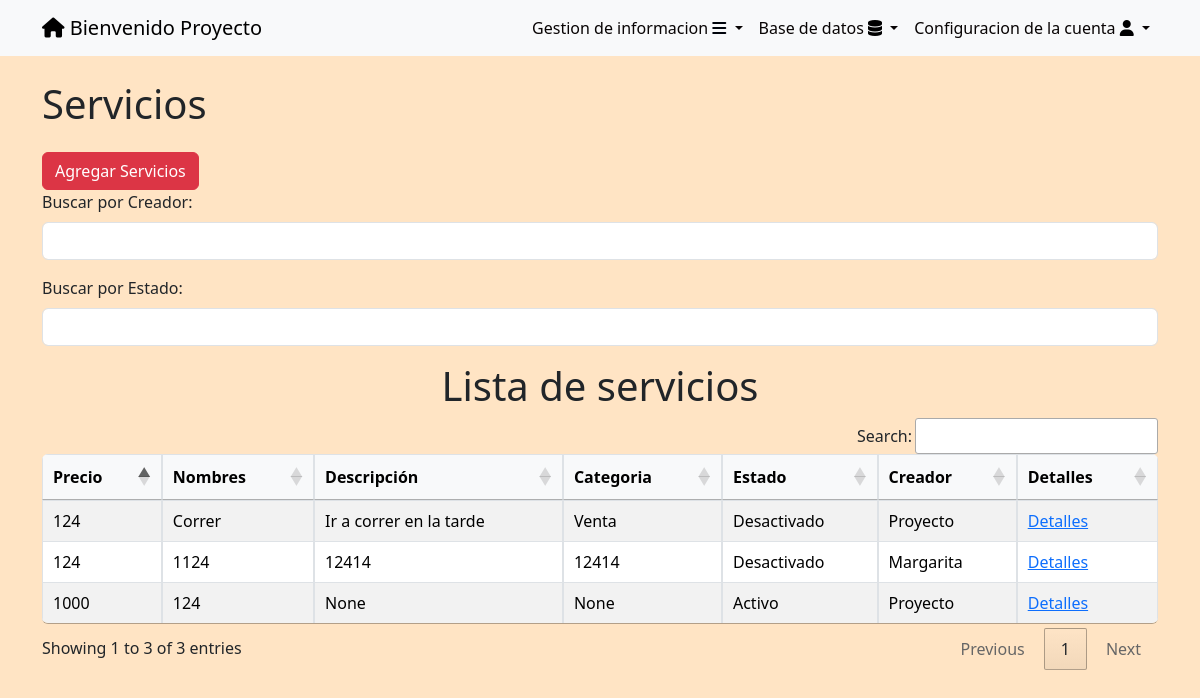
Page /servicio/ (signed in) on the committed database.
### tasks/models.py (models this page shows, shortened)
class Servicio(models.Model):
    nombre = models.CharField(blank=True,null=True,max_length=100)
    descripcion = models.CharField(blank=True,null=True,max_length=100)
    precio = models.IntegerField(blank=True,null=True)
    tiempoestimado = models.IntegerField(blank=True,null=True)
    categoria = models.CharField(blank=True,null=True,max_length=100)
    notas = models.CharField(blank=True,null=True,max_length=100)
    ACTIVO = 'Activo'
    DESACTIVADO = 'Desactivado'
    ESTADO_CHOICES = [
        (ACTIVO, 'Activo'),
        (DESACTIVADO, 'Desactivado'),
    ]
    estadoServicio = models.CharField(blank=True,null=True,max_length=100,choices=ESTADO_CHOICES,)
    user = models.ForeignKey(User, on_delete=models.CASCADE,blank=True, null=True)

### tasks/views.py (the view)
# urls.py: path('servicio/',views.servicio,name='servicio'),
@login_required
def servicio (request):
    if request.user.is_superuser:
        servicio = Servicio.objects.all()
    else:
        servicio = Servicio.objects.all()
    return render(request, 'servicio.html', {
        'servicio': servicio,
    })

### tasks/templates/servicio.html (shortened to what this page needs)
{% extends 'base.html' %}
{% block content %}
<link rel="stylesheet" type="text/css" href="https://cdn.datatables.net/1.11.5/css/jquery.dataTables.css">
<link rel="stylesheet" type="text/css" href="https://cdn.datatables.net/buttons/2.1.0/css/buttons.dataTables.min.css">
<body>
    <div class="container mt-4">
        <a href="/servicio/" class="text-dark text-decoration-none">
            <h1>Servicios</h1>
        </a>
        {% if user.is_superuser or user.is_staff %}
        <a href="/servicio/create/" class="btn btn-danger mt-3">Agregar Servicios</a>
        <div class="mb-3">
            <label for="filtroCreador" class="form-label">Buscar por Creador:</label>
            <input type="text" class="form-control" id="filtroCreador">
        </div>
        <div class="mb-3">
            <label for="filtroEstado" class="form-label">Buscar por Estado:</label>
            <input type="text" class="form-control" id="filtroEstado">
        </div>
        {% endif %}
        <div class="table-responsive rounded">
            <center>
            <h1>Lista de servicios</h1>
        </center>
            <table id="tablaServicio" class="table table-bordered table-striped rounded">
                <thead class="thead-dark">
                    <tr>
                        <th>Precio</th>
                        <th>Nombres</th>
                        <th>Descripción</th>
                        <th>Categoria</th>
                        <th>Estado</th>
                        <th>Creador</th>
                        {% if user.is_superuser or user.is_staff %}
                        <th>Detalles </th>
                        {% endif %}
                    </tr>
                </thead>
                <tbody>
                    {% for servicio in servicio %}
                    <tr>
                        <td>{{ servicio.precio}}</td>
                        <td>{{ servicio.nombre }}</td>
                        <td>{{ servicio.descripcion }}</td>
                        <td>{{ servicio.categoria}}</td>
                        <td>{{ servicio.estadoServicio}}</td>
                        <td>{{ servicio.user.username }}</td>
                        {% if user.is_superuser or user.is_staff %}
                        <td><a href="{% url 'servicio_detail' servicio.id %}">Detalles</a></td>
                        {% endif %}
                    </tr>
                    {% endfor %}
                </tbody>
            </table>
        </div>
    </div>
</body>
{% endblock %}

### tasks/templates/base.html (shortened to what this page needs)
<!DOCTYPE html>
<html lang="en">
<head>
    <link rel="stylesheet" href="https://cdn.jsdelivr.net/npm/bootstrap@5.3.2/dist/css/bootstrap.min.css">
    <link rel="stylesheet" href="https://cdnjs.cloudflare.com/ajax/libs/font-awesome/6.4.2/css/all.min.css">
    <link rel="stylesheet" href="https://cdn.jsdelivr.net/npm/bootstrap@5.3.2/dist/css/bootstrap.min.css">
</head>
<body>
    <nav class="navbar navbar-expand-lg bg-body-tertiary">
        <div class="container">
            {% if user.is_authenticated %}
            <a class="navbar-brand" href="/" id="uno"> <i class="fa-solid fa-house" style="color: #000000;"></i>
                Bienvenido {{user.username}}</a>
            {% endif %}
            {% if user.is_authenticated %}
            <div class="collapse navbar-collapse" id="navbarSupportedContent">
                <ul class="navbar-nav ms-auto">
                    <li class="nav-item dropdown">
                        <a class="nav-link dropdown-toggle" href="#" role="button" data-bs-toggle="dropdown"
                            aria-expanded="false">
                            Gestion de informacion <i class="fa-solid fa-bars" style="color: #00040b;"></i>
                        </a>
                    </li>
                    {% if user.is_superuser %}
                    <li class="nav-item dropdown">
                        <a class="nav-link dropdown-toggle" href="#" role="button" data-bs-toggle="dropdown"
                            aria-expanded="false">
                            Base de datos <i class="fa-solid fa-database" style="color: #000000;"></i>
                        </a>
                        {% endif %}
                    <li class="nav-item dropdown">
                        <a class="nav-link dropdown-toggle" href="#" role="button" data-bs-toggle="dropdown"
                            aria-expanded="false">
                            Configuracion de la cuenta <i class="fa-solid fa-user" style="color: #000000;"></i>
                        </a>
            {% endif %}
        </div>
    </nav>
</body>
</html>
{% block content %}
{% endblock %}

### tasks/templates/base.html (style rules this page uses)
.nav-link { display: block; text-decoration: none; color: #080404; padding: 5px; }

### tasks/templates/servicio.html (style rules this page uses)
.table { width: 100%; margin-bottom: 1rem; color: #333; }
.table th, .table td { padding: 0.75rem; vertical-align: top; border-top: 1px solid #dee2e6; }
.table thead th { vertical-align: bottom; border-bottom: 2px solid #dee2e6; background-color: #f8f9fa; }
.table-striped tbody tr:nth-of-type(odd) { background-color: rgba(0, 0, 0, 0.05); }
.rounded { border-radius: 1em; overflow: hidden; }
body { background-color: bisque; background-size: cover; }

### rows in the picture
Servicio: precio "124", nombre "Correr", descripcion "Ir a correr en la tarde", categoria "Venta", estadoServicio "Desactivado", user.username "Proyecto"
Servicio: precio "1000", nombre "124", descripcion "None", categoria "None", estadoServicio "Activo", user.username "Proyecto"
Servicio: precio "124", nombre "1124", descripcion "12414", categoria "12414", estadoServicio "Desactivado", user.username "Margarita"

### other values in the picture
{{ user.username }} "Proyecto"
